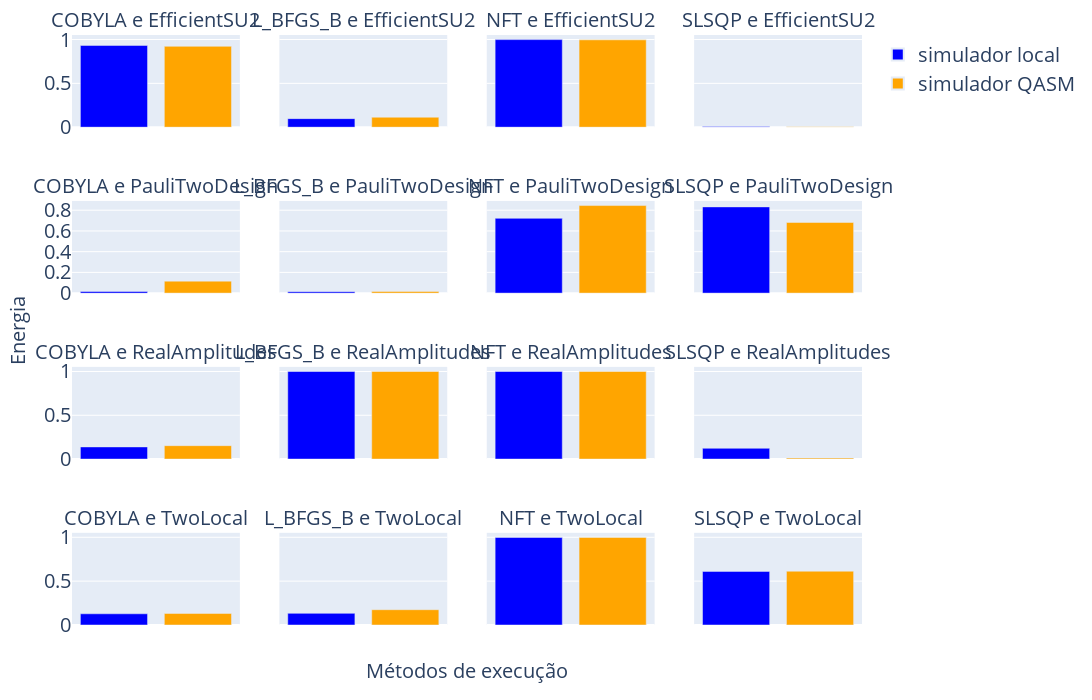

Write notebook code for a chart like this one.
### Code cell
copia_resultados_vqe_4 = resultados_vqe_4.copy()

combinacoes = [f"{otimizador} e {ansatz}" for otimizador, ansatz in copia_resultados_vqe_4.index.unique()]
cores = {'probabilidade_valor_otimo': 'blue', 'probabilidade_valor_otimo_simulador': 'orange', 'probabilidade_valor_otimo_computador_quantico':'cyan'}
nomes = {'probabilidade_valor_otimo': 'simulador local', 'probabilidade_valor_otimo_simulador': 'simulador QASM', 'probabilidade_valor_otimo_computador_quantico':'IBM Brisbane'}
cols_appeared = []

fig = make_subplots(rows=4, cols=4, subplot_titles=combinacoes, 
                    x_title='Métodos de execução', y_title='Energia', 
                    shared_xaxes=True, shared_yaxes=True)

for i, (otimizador, ansatz) in enumerate(copia_resultados_vqe_4.index.unique()):

    df_subset = copia_resultados_vqe_4.loc[
        (copia_resultados_vqe_4.index.get_level_values(0) == otimizador) &
        (copia_resultados_vqe_4.index.get_level_values(1) == ansatz)
    ]

    valores = df_subset[['probabilidade_valor_otimo', 'probabilidade_valor_otimo_simulador']]

    for idx, col in enumerate(valores.columns):
        nome_fig = f'{otimizador}-{ansatz}-{col}'
        legenda_bool = False

        if not col in cols_appeared:
            nome_fig = f'{nomes[col]}'
            legenda_bool = True
        
        fig.add_trace(
            go.Bar(x=[col], 
                    y=[valores[col].values[0]],
                    name=nome_fig,
                    marker_color=cores[col],
                    showlegend=legenda_bool),
            row=(i // 4) + 1,
            col=(i % 4) + 1
        )
        cols_appeared.append(col)

        fig.update_xaxes(showticklabels=False, title_text='', row=(i // 4) + 1, col=(i % 4) + 1)

fig.update_layout(
                  showlegend=True,
                  xaxis_title='',
                  yaxis_title='',
                  width = 2200,
                  height = 700,
                  font = dict(size=20),
                  legend_itemsizing="constant",
                  margin = dict(l=35, r=35, t=35, b=75),
                  )

fig.update_annotations(font_size=20)

nome_figura = f"figuras_dados/vqe_4_comparacao_probabilidade_metodos_mesmo_y.png"
fig.write_image(nome_figura, width=2200, height=700)

fig.show()

### Figure 1 — Plotly figure (JSON) as saved in the notebook; plotly's stock layout.template omitted (floating-point values rounded to 4 significant figures)
{"data": [{"marker": {"color": "blue"}, "name": "simulador local", "showlegend": true, "type": "bar", "x": ["probabilidade_valor_otimo"], "xaxis": "x", "y": [0.9326], "yaxis": "y"}, {"marker": {"color": "orange"}, "name": "simulador QASM", "showlegend": true, "type": "bar", "x": ["probabilidade_valor_otimo_simulador"], "xaxis": "x", "y": [0.9223], "yaxis": "y"}, {"marker": {"color": "blue"}, "name": "L_BFGS_B-EfficientSU2-probabilidade_valor_otimo", "showlegend": false, "type": "bar", "x": ["probabilidade_valor_otimo"], "xaxis": "x2", "y": [0.09766], "yaxis": "y2"}, {"marker": {"color": "orange"}, "name": "L_BFGS_B-EfficientSU2-probabilidade_valor_otimo_simulador", "showlegend": false, "type": "bar", "x": ["probabilidade_valor_otimo_simulador"], "xaxis": "x2", "y": [0.1138], "yaxis": "y2"}, {"marker": {"color": "blue"}, "name": "NFT-EfficientSU2-probabilidade_valor_otimo", "showlegend": false, "type": "bar", "x": ["probabilidade_valor_otimo"], "xaxis": "x3", "y": [0.999], "yaxis": "y3"}, {"marker": {"color": "orange"}, "name": "NFT-EfficientSU2-probabilidade_valor_otimo_simulador", "showlegend": false, "type": "bar", "x": ["probabilidade_valor_otimo_simulador"], "xaxis": "x3", "y": [0.9962], "yaxis": "y3"}, {"marker": {"color": "blue"}, "name": "SLSQP-EfficientSU2-probabilidade_valor_otimo", "showlegend": false, "type": "bar", "x": ["probabilidade_valor_otimo"], "xaxis": "x4", "y": [0.007812], "yaxis": "y4"}, {"marker": {"color": "orange"}, "name": "SLSQP-EfficientSU2-probabilidade_valor_otimo_simulador", "showlegend": false, "type": "bar", "x": ["probabilidade_valor_otimo_simulador"], "xaxis": "x4", "y": [0.00575], "yaxis": "y4"}, {"marker": {"color": "blue"}, "name": "COBYLA-PauliTwoDesign-probabilidade_valor_otimo", "showlegend": false, "type": "bar", "x": ["probabilidade_valor_otimo"], "xaxis": "x5", "y": [0.01562], "yaxis": "y5"}, {"marker": {"color": "orange"}, "name": "COBYLA-PauliTwoDesign-probabilidade_valor_otimo_simulador", "showlegend": false, "type": "bar", "x": ["probabilidade_valor_otimo_simulador"], "xaxis": "x5", "y": [0.1158], "yaxis": "y5"}, {"marker": {"color": "blue"}, "name": "L_BFGS_B-PauliTwoDesign-probabilidade_valor_otimo", "showlegend": false, "type": "bar", "x": ["probabilidade_valor_otimo"], "xaxis": "x6", "y": [0.01367], "yaxis": "y6"}, {"marker": {"color": "orange"}, "name": "L_BFGS_B-PauliTwoDesign-probabilidade_valor_otimo_simulador", "showlegend": false, "type": "bar", "x": ["probabilidade_valor_otimo_simulador"], "xaxis": "x6", "y": [0.016], "yaxis": "y6"}, {"marker": {"color": "blue"}, "name": "NFT-PauliTwoDesign-probabilidade_valor_otimo", "showlegend": false, "type": "bar", "x": ["probabilidade_valor_otimo"], "xaxis": "x7", "y": [0.7217], "yaxis": "y7"}, {"marker": {"color": "orange"}, "name": "NFT-PauliTwoDesign-probabilidade_valor_otimo_simulador", "showlegend": false, "type": "bar", "x": ["probabilidade_valor_otimo_simulador"], "xaxis": "x7", "y": [0.845], "yaxis": "y7"}, {"marker": {"color": "blue"}, "name": "SLSQP-PauliTwoDesign-probabilidade_valor_otimo", "showlegend": false, "type": "bar", "x": ["probabilidade_valor_otimo"], "xaxis": "x8", "y": [0.832], "yaxis": "y8"}, {"marker": {"color": "orange"}, "name": "SLSQP-PauliTwoDesign-probabilidade_valor_otimo_simulador", "showlegend": false, "type": "bar", "x": ["probabilidade_valor_otimo_simulador"], "xaxis": "x8", "y": [0.682], "yaxis": "y8"}, {"marker": {"color": "blue"}, "name": "COBYLA-RealAmplitudes-probabilidade_valor_otimo", "showlegend": false, "type": "bar", "x": ["probabilidade_valor_otimo"], "xaxis": "x9", "y": [0.1387], "yaxis": "y9"}, {"marker": {"color": "orange"}, "name": "COBYLA-RealAmplitudes-probabilidade_valor_otimo_simulador", "showlegend": false, "type": "bar", "x": ["probabilidade_valor_otimo_simulador"], "xaxis": "x9", "y": [0.153], "yaxis": "y9"}, {"marker": {"color": "blue"}, "name": "L_BFGS_B-RealAmplitudes-probabilidade_valor_otimo", "showlegend": false, "type": "bar", "x": ["probabilidade_valor_otimo"], "xaxis": "x10", "y": [1], "yaxis": "y10"}, {"marker": {"color": "orange"}, "name": "L_BFGS_B-RealAmplitudes-probabilidade_valor_otimo_simulador", "showlegend": false, "type": "bar", "x": ["probabilidade_valor_otimo_simulador"], "xaxis": "x10", "y": [1], "yaxis": "y10"}, {"marker": {"color": "blue"}, "name": "NFT-RealAmplitudes-probabilidade_valor_otimo", "showlegend": false, "type": "bar", "x": ["probabilidade_valor_otimo"], "xaxis": "x11", "y": [1], "yaxis": "y11"}, {"marker": {"color": "orange"}, "name": "NFT-RealAmplitudes-probabilidade_valor_otimo_simulador", "showlegend": false, "type": "bar", "x": ["probabilidade_valor_otimo_simulador"], "xaxis": "x11", "y": [1], "yaxis": "y11"}, {"marker": {"color": "blue"}, "name": "SLSQP-RealAmplitudes-probabilidade_valor_otimo", "showlegend": false, "type": "bar", "x": ["probabilidade_valor_otimo"], "xaxis": "x12", "y": [0.123], "yaxis": "y12"}, {"marker": {"color": "orange"}, "name": "SLSQP-RealAmplitudes-probabilidade_valor_otimo_simulador", "showlegend": false, "type": "bar", "x": ["probabilidade_valor_otimo_simulador"], "xaxis": "x12", "y": [0.011], "yaxis": "y12"}, {"marker": {"color": "blue"}, "name": "COBYLA-TwoLocal-probabilidade_valor_otimo", "showlegend": false, "type": "bar", "x": ["probabilidade_valor_otimo"], "xaxis": "x13", "y": [0.1279], "yaxis": "y13"}, {"marker": {"color": "orange"}, "name": "COBYLA-TwoLocal-probabilidade_valor_otimo_simulador", "showlegend": false, "type": "bar", "x": ["probabilidade_valor_otimo_simulador"], "xaxis": "x13", "y": [0.1318], "yaxis": "y13"}, {"marker": {"color": "blue"}, "name": "L_BFGS_B-TwoLocal-probabilidade_valor_otimo", "showlegend": false, "type": "bar", "x": ["probabilidade_valor_otimo"], "xaxis": "x14", "y": [0.1328], "yaxis": "y14"}, {"marker": {"color": "orange"}, "name": "L_BFGS_B-TwoLocal-probabilidade_valor_otimo_simulador", "showlegend": false, "type": "bar", "x": ["probabilidade_valor_otimo_simulador"], "xaxis": "x14", "y": [0.1742], "yaxis": "y14"}, {"marker": {"color": "blue"}, "name": "NFT-TwoLocal-probabilidade_valor_otimo", "showlegend": false, "type": "bar", "x": ["probabilidade_valor_otimo"], "xaxis": "x15", "y": [0.998], "yaxis": "y15"}, {"marker": {"color": "orange"}, "name": "NFT-TwoLocal-probabilidade_valor_otimo_simulador", "showlegend": false, "type": "bar", "x": ["probabilidade_valor_otimo_simulador"], "xaxis": "x15", "y": [0.9985], "yaxis": "y15"}, {"marker": {"color": "blue"}, "name": "SLSQP-TwoLocal-probabilidade_valor_otimo", "showlegend": false, "type": "bar", "x": ["probabilidade_valor_otimo"], "xaxis": "x16", "y": [0.6113], "yaxis": "y16"}, {"marker": {"color": "orange"}, "name": "SLSQP-TwoLocal-probabilidade_valor_otimo_simulador", "showlegend": false, "type": "bar", "x": ["probabilidade_valor_otimo_simulador"], "xaxis": "x16", "y": [0.6132], "yaxis": "y16"}], "layout": {"annotations": [{"font": {"size": 20}, "showarrow": false, "text": "COBYLA e EfficientSU2", "x": 0.1062, "xanchor": "center", "xref": "paper", "y": 1, "yanchor": "bottom", "yref": "paper"}, {"font": {"size": 20}, "showarrow": false, "text": "L_BFGS_B e EfficientSU2", "x": 0.3688, "xanchor": "center", "xref": "paper", "y": 1, "yanchor": "bottom", "yref": "paper"}, {"font": {"size": 20}, "showarrow": false, "text": "NFT e EfficientSU2", "x": 0.6313, "xanchor": "center", "xref": "paper", "y": 1, "yanchor": "bottom", "yref": "paper"}, {"font": {"size": 20}, "showarrow": false, "text": "SLSQP e EfficientSU2", "x": 0.8938, "xanchor": "center", "xref": "paper", "y": 1, "yanchor": "bottom", "yref": "paper"}, {"font": {"size": 20}, "showarrow": false, "text": "COBYLA e PauliTwoDesign", "x": 0.1062, "xanchor": "center", "xref": "paper", "y": 0.7188, "yanchor": "bottom", "yref": "paper"}, {"font": {"size": 20}, "showarrow": false, "text": "L_BFGS_B e PauliTwoDesign", "x": 0.3688, "xanchor": "center", "xref": "paper", "y": 0.7188, "yanchor": "bottom", "yref": "paper"}, {"font": {"size": 20}, "showarrow": false, "text": "NFT e PauliTwoDesign", "x": 0.6313, "xanchor": "center", "xref": "paper", "y": 0.7188, "yanchor": "bottom", "yref": "paper"}, {"font": {"size": 20}, "showarrow": false, "text": "SLSQP e PauliTwoDesign", "x": 0.8938, "xanchor": "center", "xref": "paper", "y": 0.7188, "yanchor": "bottom", "yref": "paper"}, {"font": {"size": 20}, "showarrow": false, "text": "COBYLA e RealAmplitudes", "x": 0.1062, "xanchor": "center", "xref": "paper", "y": 0.4375, "yanchor": "bottom", "yref": "paper"}, {"font": {"size": 20}, "showarrow": false, "text": "L_BFGS_B e RealAmplitudes", "x": 0.3688, "xanchor": "center", "xref": "paper", "y": 0.4375, "yanchor": "bottom", "yref": "paper"}, {"font": {"size": 20}, "showarrow": false, "text": "NFT e RealAmplitudes", "x": 0.6313, "xanchor": "center", "xref": "paper", "y": 0.4375, "yanchor": "bottom", "yref": "paper"}, {"font": {"size": 20}, "showarrow": false, "text": "SLSQP e RealAmplitudes", "x": 0.8938, "xanchor": "center", "xref": "paper", "y": 0.4375, "yanchor": "bottom", "yref": "paper"}, {"font": {"size": 20}, "showarrow": false, "text": "COBYLA e TwoLocal", "x": 0.1062, "xanchor": "center", "xref": "paper", "y": 0.1562, "yanchor": "bottom", "yref": "paper"}, {"font": {"size": 20}, "showarrow": false, "text": "L_BFGS_B e TwoLocal", "x": 0.3688, "xanchor": "center", "xref": "paper", "y": 0.1562, "yanchor": "bottom", "yref": "paper"}, {"font": {"size": 20}, "showarrow": false, "text": "NFT e TwoLocal", "x": 0.6313, "xanchor": "center", "xref": "paper", "y": 0.1562, "yanchor": "bottom", "yref": "paper"}, {"font": {"size": 20}, "showarrow": false, "text": "SLSQP e TwoLocal", "x": 0.8938, "xanchor": "center", "xref": "paper", "y": 0.1562, "yanchor": "bottom", "yref": "paper"}, {"font": {"size": 20}, "showarrow": false, "text": "Métodos de execução", "x": 0.5, "xanchor": "center", "xref": "paper", "y": 0, "yanchor": "top", "yref": "paper", "yshift": -30}, {"font": {"size": 20}, "showarrow": false, "text": "Energia", "textangle": -90, "x": 0, "xanchor": "right", "xref": "paper", "xshift": -40, "y": 0.5, "yanchor": "middle", "yref": "paper"}], "font": {"size": 20}, "height": 700, "legend": {"itemsizing": "constant"}, "margin": {"b": 75, "l": 35, "r": 35, "t": 35}, "showlegend": true, "width": 2200, "xaxis": {"anchor": "y", "domain": [0, 0.2125], "matches": "x13", "showticklabels": false, "title": {"text": ""}}, "xaxis10": {"anchor": "y10", "domain": [0.2625, 0.475], "matches": "x14", "showticklabels": false, "title": {"text": ""}}, "xaxis11": {"anchor": "y11", "domain": [0.525, 0.7375], "matches": "x15", "showticklabels": false, "title": {"text": ""}}, "xaxis12": {"anchor": "y12", "domain": [0.7875, 1], "matches": "x16", "showticklabels": false, "title": {"text": ""}}, "xaxis13": {"anchor": "y13", "domain": [0, 0.2125], "showticklabels": false, "title": {"text": ""}}, "xaxis14": {"anchor": "y14", "domain": [0.2625, 0.475], "showticklabels": false, "title": {"text": ""}}, "xaxis15": {"anchor": "y15", "domain": [0.525, 0.7375], "showticklabels": false, "title": {"text": ""}}, "xaxis16": {"anchor": "y16", "domain": [0.7875, 1], "showticklabels": false, "title": {"text": ""}}, "xaxis2": {"anchor": "y2", "domain": [0.2625, 0.475], "matches": "x14", "showticklabels": false, "title": {"text": ""}}, "xaxis3": {"anchor": "y3", "domain": [0.525, 0.7375], "matches": "x15", "showticklabels": false, "title": {"text": ""}}, "xaxis4": {"anchor": "y4", "domain": [0.7875, 1], "matches": "x16", "showticklabels": false, "title": {"text": ""}}, "xaxis5": {"anchor": "y5", "domain": [0, 0.2125], "matches": "x13", "showticklabels": false, "title": {"text": ""}}, "xaxis6": {"anchor": "y6", "domain": [0.2625, 0.475], "matches": "x14", "showticklabels": false, "title": {"text": ""}}, "xaxis7": {"anchor": "y7", "domain": [0.525, 0.7375], "matches": "x15", "showticklabels": false, "title": {"text": ""}}, "xaxis8": {"anchor": "y8", "domain": [0.7875, 1], "matches": "x16", "showticklabels": false, "title": {"text": ""}}, "xaxis9": {"anchor": "y9", "domain": [0, 0.2125], "matches": "x13", "showticklabels": false, "title": {"text": ""}}, "yaxis": {"anchor": "x", "domain": [0.8438, 1], "title": {"text": ""}}, "yaxis10": {"anchor": "x10", "domain": [0.2812, 0.4375], "matches": "y9", "showticklabels": false}, "yaxis11": {"anchor": "x11", "domain": [0.2812, 0.4375], "matches": "y9", "showticklabels": false}, "yaxis12": {"anchor": "x12", "domain": [0.2812, 0.4375], "matches": "y9", "showticklabels": false}, "yaxis13": {"anchor": "x13", "domain": [0, 0.1562]}, "yaxis14": {"anchor": "x14", "domain": [0, 0.1562], "matches": "y13", "showticklabels": false}, "yaxis15": {"anchor": "x15", "domain": [0, 0.1562], "matches": "y13", "showticklabels": false}, "yaxis16": {"anchor": "x16", "domain": [0, 0.1562], "matches": "y13", "showticklabels": false}, "yaxis2": {"anchor": "x2", "domain": [0.8438, 1], "matches": "y", "showticklabels": false}, "yaxis3": {"anchor": "x3", "domain": [0.8438, 1], "matches": "y", "showticklabels": false}, "yaxis4": {"anchor": "x4", "domain": [0.8438, 1], "matches": "y", "showticklabels": false}, "yaxis5": {"anchor": "x5", "domain": [0.5625, 0.7188]}, "yaxis6": {"anchor": "x6", "domain": [0.5625, 0.7188], "matches": "y5", "showticklabels": false}, "yaxis7": {"anchor": "x7", "domain": [0.5625, 0.7188], "matches": "y5", "showticklabels": false}, "yaxis8": {"anchor": "x8", "domain": [0.5625, 0.7188], "matches": "y5", "showticklabels": false}, "yaxis9": {"anchor": "x9", "domain": [0.2812, 0.4375]}}}
